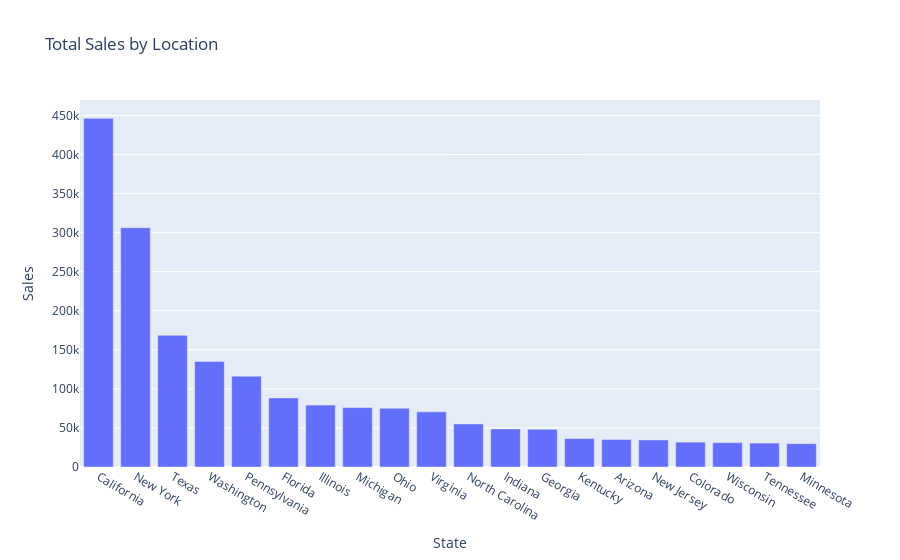

Write notebook code for a chart like this one.
### Code cell
#Top 10 States with highest orders 

grouped_sales= df.groupby('State',as_index=False)['Sales'].sum()
sorted_sales = grouped_sales.sort_values(by='Sales', ascending=False).head(20)
fig = px.bar(sorted_sales, x='State', y='Sales', title='Total Sales by Location')
fig.show()

### Figure 1 — Plotly figure (JSON) as saved in the notebook; plotly's stock layout.template omitted (floating-point values rounded to 4 significant figures)
{"data": [{"alignmentgroup": "True", "hovertemplate": "State=%{x}<br>Sales=%{y}<extra></extra>", "legendgroup": "", "marker": {"color": "#636efa", "pattern": {"shape": ""}}, "name": "", "offsetgroup": "", "orientation": "v", "showlegend": false, "textposition": "auto", "type": "bar", "x": ["California", "New York", "Texas", "Washington", "Pennsylvania", "Florida", "Illinois", "Michigan", "Ohio", "Virginia", "North Carolina", "Indiana", "Georgia", "Kentucky", "Arizona", "New Jersey", "Colorado", "Wisconsin", "Tennessee", "Minnesota"], "xaxis": "x", "y": [446300.0, 306400.0, 168600.0, 135200.0, 116300.0, 88440.0, 79240.0, 76140.0, 75130.0, 70640.0, 55170.0, 48720.0, 48220.0, 36460.0, 35270.0, 34610.0, 31840.0, 31170.0, 30660.0, 29860.0], "yaxis": "y"}], "layout": {"autosize": true, "barmode": "relative", "legend": {"tracegroupgap": 0}, "title": {"text": "Total Sales by Location"}, "xaxis": {"anchor": "y", "autorange": true, "domain": [0, 1], "range": [-0.5, 19.5], "title": {"text": "State"}, "type": "category"}, "yaxis": {"anchor": "x", "autorange": true, "domain": [0, 1], "range": [0, 469800.0], "title": {"text": "Sales"}, "type": "linear"}}}
